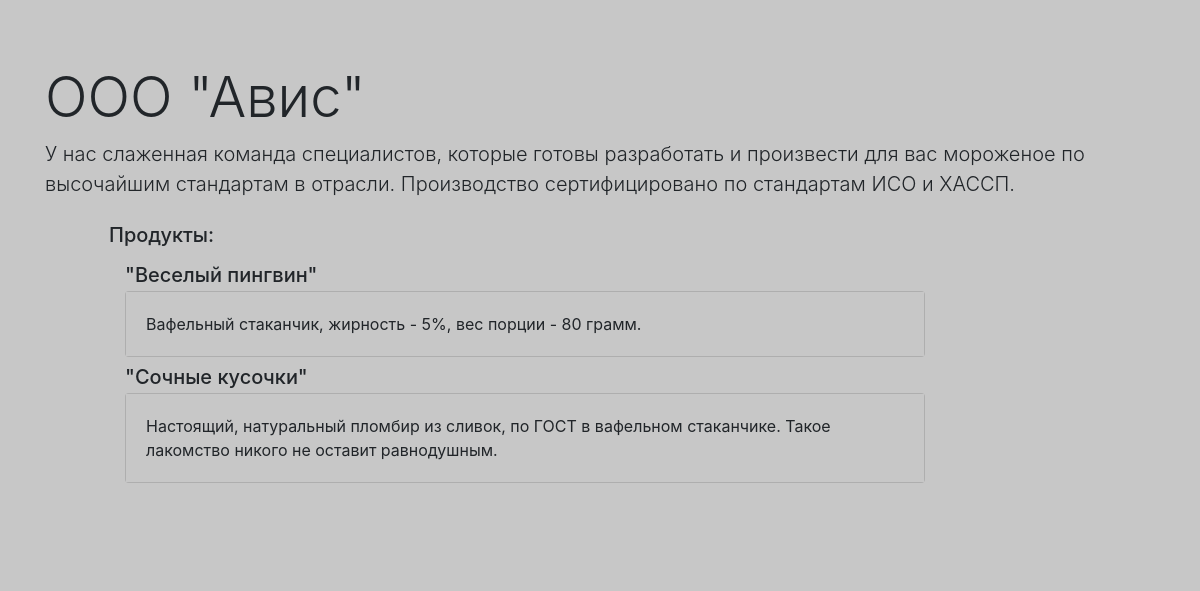
Page /2/ on the committed database.
### company/models.py (models this page shows, shortened)
class Company(models.Model):
    title = models.CharField("Название", max_length=100)
    tagline = models.CharField("Слоган", max_length=100, default='')
    description = models.TextField("Описание")
    name = models.ManyToManyField(Icecream, verbose_name="Мороженое", related_name="name_icecream")
    draft = models.BooleanField("Черновик", default=False)
    class Meta:
        verbose_name = "Компания"
        verbose_name_plural = "Компании"

class Icecream(models.Model):
    name = models.CharField("Имя", max_length=100)
    description = models.TextField("Описание")
    class Meta:
        verbose_name = "Мороженное"
        verbose_name_plural = "Мороженное"

### company/views.py (the view)
# urls.py: path("<int:pk>/", views.CompanyDetailView.as_view(), name="company"),
class CompanyDetailView(View):
    def get(self, request, pk):
        company = Company.objects.get(id=pk)
        return render(request, "company/company_detail.html", {"company": company})

### templates/company/company_detail.html (shortened to what this page needs)
<!DOCTYPE html>
<html lang="en">
<head>
    <link rel="stylesheet" href="https://maxcdn.bootstrapcdn.com/bootstrap/4.1.0/css/bootstrap.min.css">
</head>
<body style="background-color:#c7c7c7">
 <div class="jumbotron jumbotron-fluid" style="background-color:#c7c7c7">
        <div class="container">
         <h1 class="display-4">{{ company.title }}</h1>
            <p class="lead">{{ company.description }}</p>
<div class="left-ads-display col-lg-8">
    <div class="row">
        <div class="desc1-right col-md-6 pl-lg-4">
            <ul>
                <div class="media">
                 <div class="media-body">
                    <h5 class="mt-0">Продукты:</h5>
                <div class="media" style="width: 500px;" style="background-color:#c7c7c7">
                {% for name in company.name.all %}
                <div class="media-body" style="width: 800px;" style="background-color:#c7c7c7">
                    <h5 class="mt-2 mb-1">{{ name.name }}</h5>
                    <div class="card" style="background-color:#c7c7c7">
                    <div class="card-body" style="background-color:#c7c7c7">
                     {{ name.description }}
                    </div>
                    </div>
                    {% endfor %}
                </div>
                </div>
                </div>
                </div>
            </ul>
        </div>
    </div>
</div>
</div>
</div>
</body>
</html>

### rows in the picture
Company: title "ООО \"Авис\"", description "У нас слаженная команда специалистов, которые готовы разработать и произвести для вас мороженое по высочайшим стандартам в отрасли. Производство сертифицировано по стандартам ИСО и ХАССП."
Icecream: name "\"Веселый пингвин\"", description "Вафельный стаканчик, жирность - 5%, вес порции - 80 грамм."
Icecream: name "\"Сочные кусочки\"", description "Настоящий, натуральный пломбир из сливок, по ГОСТ в вафельном стаканчике. Такое лакомство никого не оставит равнодушным."
